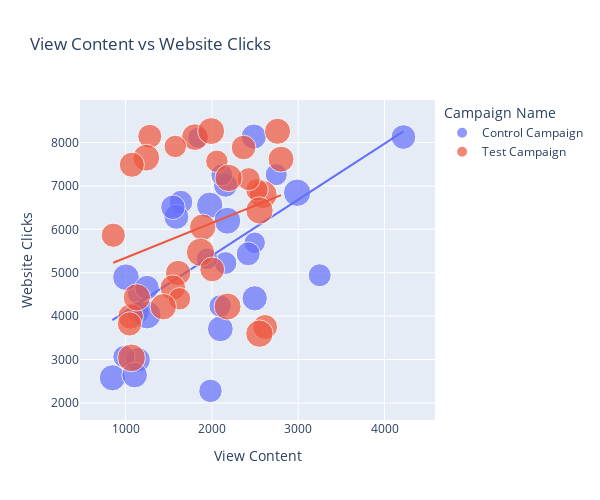

Write notebook code for a chart like this one.
### Code cell
# View Content vs Website Clicks

fig = px.scatter(data_frame=df, x='View Content', y='Website Clicks', color='Campaign Name', title='View Content vs Website Clicks', 
    width=600, height=500, trendline='ols', size= 'Spend [USD]')
fig.show()

### Figure 1 — Plotly figure (JSON) as saved in the notebook; plotly's stock layout.template omitted (floating-point values rounded to 4 significant figures)
{"data": [{"hovertemplate": "Campaign Name=Control Campaign<br>View Content=%{x}<br>Website Clicks=%{y}<br>Spend [USD]=%{marker.size}<extra></extra>", "legendgroup": "Control Campaign", "marker": {"color": "#636efa", "size": [2280, 2149, 2490, 2319, 2697, 1875, 2774, 2024, 2177, 1876, 2596, 1757, 2675, 1803, 2939, 2496, 1892, 1962, 2233, 2061, 2421, 2375, 2343, 2324, 1940, 1835, 3083, 2544, 1900, 2813], "sizemode": "area", "sizeref": 7.78, "symbol": "circle"}, "mode": "markers", "name": "Control Campaign", "orientation": "v", "showlegend": true, "type": "scatter", "x": [2159, 1984, 2486, 1147, 1975, 1149, 1005, 2158, 1642, 2115, 2098, 1841, 848, 2496, 2988, 2496, 1149, 2096, 2421, 3249, 1589, 4219, 1549, 1249, 982, 1944.0, 1249, 1106, 2746, 2179], "xaxis": "x", "y": [7016, 2277, 8137, 2993, 6554, 4521, 4896, 5224, 6628, 7253, 3706, 8110, 2578, 5691, 6843, 4410, 4085, 4234, 5435, 4941, 6287, 8127, 6508, 4658, 3065, 5321.0, 4028, 2640, 7260, 6198], "yaxis": "y"}, {"hovertemplate": "<b>OLS trendline</b><br>Website Clicks = 1.29125 * View Content + 2810.87<br>R<sup>2</sup>=0.326398<br><br>Campaign Name=Control Campaign<br>View Content=%{x}<br>Website Clicks=%{y} <b>(trend)</b><extra></extra>", "legendgroup": "Control Campaign", "marker": {"color": "#636efa", "symbol": "circle"}, "mode": "lines", "name": "Control Campaign", "showlegend": false, "type": "scatter", "x": [848, 982, 1005, 1106, 1147, 1149, 1149, 1249, 1249, 1549, 1589, 1642, 1841, 1944.0, 1975, 1984, 2096, 2098, 2115, 2158, 2159, 2179, 2421, 2486, 2496, 2496, 2746, 2988, 3249, 4219], "xaxis": "x", "y": [3906.0, 4079.0, 4109.0, 4239.0, 4292.0, 4295.0, 4295.0, 4424.0, 4424.0, 4811.0, 4863.0, 4931.0, 5188.0, 5321.0, 5361.0, 5373.0, 5517.0, 5520.0, 5542.0, 5597.0, 5599.0, 5625.0, 5937.0, 6021.0, 6034.0, 6034.0, 6357.0, 6669.0, 7006.0, 8259.0], "yaxis": "y"}, {"hovertemplate": "Campaign Name=Test Campaign<br>View Content=%{x}<br>Website Clicks=%{y}<br>Spend [USD]=%{marker.size}<extra></extra>", "legendgroup": "Test Campaign", "marker": {"color": "#EF553B", "size": [3008, 2790, 2420, 2831, 1972, 2537, 2516, 3076, 1968, 1979, 2626, 2542, 2712, 3112, 2899, 2407, 2078, 2928, 2311, 2915, 2247, 2805, 2365, 1977, 2710, 2297, 2458, 2838, 2916, 2652], "sizemode": "area", "sizeref": 7.78, "symbol": "circle"}, "mode": "markers", "name": "Test Campaign", "orientation": "v", "showlegend": true, "type": "scatter", "x": [1069, 1804, 2617, 1992, 2058, 1059, 1609, 2594, 1576, 2522, 2801, 1548, 1894, 1868, 1131, 2004, 2427, 2551, 1046, 2552, 1281, 1240, 2367, 1625, 1437, 858, 1073, 2182, 2194, 2761], "xaxis": "x", "y": [3038, 8125, 3750, 8264, 7568, 3993, 4993, 6800, 7910, 6909, 7617, 4657, 6050, 5471, 4431, 5077, 7156, 3596, 3820, 6435, 8144, 7651, 7885, 4399, 4216, 5863, 7488, 4221, 7184, 8259], "yaxis": "y"}, {"hovertemplate": "<b>OLS trendline</b><br>Website Clicks = 0.801598 * View Content + 4542.96<br>R<sup>2</sup>=0.078623<br><br>Campaign Name=Test Campaign<br>View Content=%{x}<br>Website Clicks=%{y} <b>(trend)</b><extra></extra>", "legendgroup": "Test Campaign", "marker": {"color": "#EF553B", "symbol": "circle"}, "mode": "lines", "name": "Test Campaign", "showlegend": false, "type": "scatter", "x": [858, 1046, 1059, 1069, 1073, 1131, 1240, 1281, 1437, 1548, 1576, 1609, 1625, 1804, 1868, 1894, 1992, 2004, 2058, 2182, 2194, 2367, 2427, 2522, 2551, 2552, 2594, 2617, 2761, 2801], "xaxis": "x", "y": [5231.0, 5381.0, 5392.0, 5400.0, 5403.0, 5450.0, 5537.0, 5570.0, 5695.0, 5784.0, 5806.0, 5833.0, 5846.0, 5989.0, 6040.0, 6061.0, 6140.0, 6149.0, 6193.0, 6292.0, 6302.0, 6440.0, 6488.0, 6565.0, 6588.0, 6589.0, 6622.0, 6641.0, 6756.0, 6788.0], "yaxis": "y"}], "layout": {"height": 500, "legend": {"itemsizing": "constant", "title": {"text": "Campaign Name"}, "tracegroupgap": 0}, "title": {"text": "View Content vs Website Clicks"}, "width": 600, "xaxis": {"anchor": "y", "domain": [0, 1], "title": {"text": "View Content"}}, "yaxis": {"anchor": "x", "domain": [0, 1], "title": {"text": "Website Clicks"}}}}
